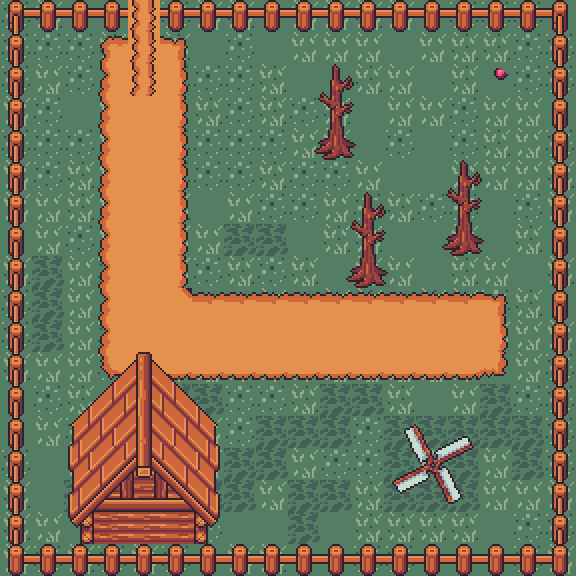

This game map was drawn from its Tiled (.tmx) file and the tilesets committed beside it. A one-line description and the full map source follow:
An orthogonal 18x18 tile map with 32x32 px tiles, 8 tile layers (Floor, Floor_Deco, Collidables, Collidables_Deco, ...).

<map version="1.10" tiledversion="1.10.2" orientation="orthogonal" renderorder="right-down" width="18" height="18" tilewidth="32" tileheight="32" infinite="0" nextlayerid="9" nextobjectid="1">
 <tileset firstgid="1" source="Resources/Farmlands.tsx" />
 <layer id="1" name="Floor" width="18" height="18">
  <data encoding="csv">
1,2,3,3,69,1,4,2,3,4,4,2,4,3,1,1,1,3,
1,1,1,2,69,2,3,1,3,4,4,4,3,4,2,2,1,1,
1,4,1,3,69,1,1,1,2,3,3,2,4,3,2,3,1,1,
4,1,3,2,69,3,2,1,2,1,2,3,4,4,1,4,4,3,
1,1,1,2,69,1,1,1,1,4,4,3,1,3,1,2,4,1,
4,1,2,2,69,1,1,1,2,1,1,4,3,3,4,4,4,2,
4,4,2,4,69,2,3,4,1,1,4,1,2,1,1,3,1,4,
3,4,1,2,69,4,4,6,6,3,2,2,3,3,4,3,2,3,
2,6,4,1,69,4,1,2,1,2,3,4,4,3,2,4,3,2,
1,6,4,3,69,69,3,3,4,3,4,2,3,2,4,1,2,3,
1,6,4,1,69,69,69,69,69,69,69,69,69,69,69,4,4,4,
2,4,4,1,3,1,2,1,1,1,4,4,2,4,1,3,4,1,
3,1,2,3,3,6,6,1,1,2,6,6,2,3,4,6,1,1,
3,4,1,3,6,3,4,1,6,6,6,1,6,6,6,6,6,1,
1,3,4,4,6,6,4,6,6,4,1,1,6,1,6,4,6,1,
2,3,6,1,1,6,6,6,4,6,6,2,6,6,6,4,4,4,
2,4,3,2,3,1,1,3,3,6,3,2,2,2,2,3,1,1,
4,1,2,1,4,1,3,4,2,3,3,1,1,3,3,3,1,4
</data>
 </layer>
 <layer id="2" name="Floor_Deco" width="18" height="18">
  <data encoding="csv">
0,0,0,0,0,0,0,0,0,0,0,0,0,0,0,0,0,0,
0,0,0,36,65,38,0,0,0,0,0,0,0,0,0,0,0,0,
0,0,0,68,65,70,0,0,0,0,0,0,0,0,0,0,0,0,
0,0,0,68,0,70,0,0,0,292,0,294,0,0,0,0,0,0,
0,0,0,68,0,70,0,0,0,324,0,326,0,0,0,0,0,0,
0,0,0,68,0,70,0,0,0,0,0,0,0,0,0,0,0,0,
0,0,0,68,0,70,0,0,0,0,0,0,0,292,0,294,0,0,
0,0,0,68,0,70,0,0,0,0,292,0,294,324,0,326,0,0,
0,0,0,68,0,70,0,0,0,0,324,0,326,0,0,0,0,0,
0,0,0,68,0,71,37,37,37,37,37,37,37,37,37,38,0,0,
0,0,0,68,0,0,0,0,0,0,0,0,0,0,0,70,0,0,
0,0,0,100,101,101,101,101,101,101,101,101,101,101,101,102,0,0,
0,0,0,0,0,0,0,0,0,0,0,0,0,0,0,0,0,0,
0,0,0,0,0,0,0,0,0,0,0,0,305,306,307,0,0,0,
0,0,0,0,0,0,0,0,0,0,0,0,337,0,339,0,0,0,
0,0,0,0,0,0,0,0,0,0,0,0,369,370,371,0,0,0,
0,0,0,0,0,0,0,0,0,0,0,0,0,0,0,0,0,0,
0,0,0,0,0,0,0,0,0,0,0,0,0,0,0,0,0,0
</data>
 </layer>
 <layer id="3" name="Collidables" width="18" height="18">
  <data encoding="csv">
41,44,44,44,0,44,44,44,44,44,44,44,44,44,44,44,44,43,
76,0,0,0,0,0,0,0,0,0,0,0,0,0,0,0,0,76,
76,0,0,0,0,0,0,0,0,0,0,0,0,0,0,0,0,76,
76,0,0,0,0,0,0,0,0,0,0,0,0,0,0,0,0,76,
76,0,0,0,0,0,0,0,0,0,325,0,0,0,0,0,0,76,
76,0,0,0,0,0,0,0,0,0,0,0,0,0,0,0,0,76,
76,0,0,0,0,0,0,0,0,0,0,0,0,0,0,0,0,76,
76,0,0,0,0,0,0,0,0,0,0,0,0,0,325,0,0,76,
76,0,0,0,0,0,0,0,0,0,0,325,0,0,0,0,0,76,
76,0,0,0,0,0,0,0,0,0,0,0,0,0,0,0,0,76,
76,0,0,0,0,0,0,0,0,0,0,0,0,0,0,0,0,76,
76,0,449,0,0,0,0,0,0,0,0,0,0,0,0,0,0,76,
76,0,0,0,0,0,0,0,0,0,0,0,0,0,0,0,0,76,
76,0,513,514,515,516,517,0,0,0,0,0,0,0,0,0,0,76,
76,0,545,546,547,548,549,0,0,0,0,0,0,0,0,0,0,76,
76,0,577,578,579,580,581,0,0,0,0,0,0,0,0,0,0,76,
76,0,609,610,611,612,613,0,0,0,0,0,0,0,0,0,0,76,
105,106,106,106,106,106,106,106,106,106,106,106,106,106,106,106,106,107
</data>
 </layer>
 <layer id="4" name="Collidables_Deco" width="18" height="18">
  <data encoding="csv">
0,0,0,0,0,0,0,0,0,0,0,0,0,0,0,0,0,0,
0,0,0,0,0,0,0,0,0,0,0,0,0,0,0,0,0,0,
0,0,0,0,0,0,0,0,0,0,0,0,0,0,0,0,0,0,
0,0,0,0,0,0,0,0,0,0,0,0,0,0,0,0,0,0,
0,0,0,0,0,0,0,0,0,0,0,0,0,0,0,0,0,0,
0,0,0,0,0,0,0,0,0,0,0,0,0,0,0,0,0,0,
0,0,0,0,0,0,0,0,0,0,0,0,0,0,0,0,0,0,
0,0,0,0,0,0,0,0,0,0,0,0,0,0,0,0,0,0,
0,0,0,0,0,0,0,0,0,0,0,0,0,0,0,0,0,0,
0,0,0,0,0,0,0,0,0,0,0,0,0,0,0,0,0,0,
0,0,0,0,0,0,0,0,0,0,0,0,0,0,0,0,0,0,
0,0,0,0,0,0,0,0,0,0,0,0,0,0,0,0,0,0,
0,0,0,0,0,0,0,0,0,0,0,0,0,0,0,0,0,0,
0,0,0,0,0,0,0,0,0,0,0,0,0,0,0,0,0,0,
0,0,0,0,0,0,0,0,0,0,0,0,0,0,0,0,0,0,
0,0,0,0,0,0,0,0,0,0,0,0,0,0,0,0,0,0,
0,0,0,0,0,0,0,0,0,0,0,0,0,0,0,0,0,0,
0,0,0,0,0,0,0,0,0,0,0,0,0,0,0,0,0,0
</data>
 </layer>
 <layer id="5" name="Items" width="18" height="18">
  <data encoding="csv">
0,0,0,0,0,0,0,0,0,0,0,0,0,0,0,0,0,0,
0,0,0,0,0,0,0,0,0,0,0,0,0,0,0,0,0,0,
0,0,0,0,0,0,0,0,0,0,0,0,0,0,0,417,0,0,
0,0,0,0,0,0,0,0,0,0,0,0,0,0,0,0,0,0,
0,0,0,0,0,0,0,0,0,0,0,0,0,0,0,0,0,0,
0,0,0,0,0,0,0,0,0,0,0,0,0,0,0,0,0,0,
0,0,0,0,0,0,0,0,0,0,0,0,0,0,0,0,0,0,
0,0,0,0,0,0,0,0,0,0,0,0,0,0,0,0,0,0,
0,0,0,0,0,0,0,0,0,0,0,0,0,0,0,0,0,0,
0,0,0,0,0,0,0,0,0,0,0,0,0,0,0,0,0,0,
0,0,0,0,0,0,0,0,0,0,0,0,0,0,0,0,0,0,
0,0,0,0,0,0,0,0,0,0,0,0,0,0,0,0,0,0,
0,0,0,0,0,0,0,0,0,0,0,0,0,0,0,0,0,0,
0,0,0,0,0,0,0,0,0,0,0,0,0,0,0,0,0,0,
0,0,0,0,0,0,0,0,0,0,0,0,0,0,0,0,0,0,
0,0,0,0,0,0,0,0,0,0,0,0,0,0,0,0,0,0,
0,0,0,0,0,0,0,0,0,0,0,0,0,0,0,0,0,0,
0,0,0,0,0,0,0,0,0,0,0,0,0,0,0,0,0,0
</data>
 </layer>
 <layer id="6" name="Portals" width="18" height="18">
  <data encoding="csv">
0,0,0,0,65,0,0,0,0,0,0,0,0,0,0,0,0,0,
0,0,0,0,0,0,0,0,0,0,0,0,0,0,0,0,0,0,
0,0,0,0,0,0,0,0,0,0,0,0,0,0,0,0,0,0,
0,0,0,0,0,0,0,0,0,0,0,0,0,0,0,0,0,0,
0,0,0,0,0,0,0,0,0,0,0,0,0,0,0,0,0,0,
0,0,0,0,0,0,0,0,0,0,0,0,0,0,0,0,0,0,
0,0,0,0,0,0,0,0,0,0,0,0,0,0,0,0,0,0,
0,0,0,0,0,0,0,0,0,0,0,0,0,0,0,0,0,0,
0,0,0,0,0,0,0,0,0,0,0,0,0,0,0,0,0,0,
0,0,0,0,0,0,0,0,0,0,0,0,0,0,0,0,0,0,
0,0,0,0,0,0,0,0,0,0,0,0,0,0,0,0,0,0,
0,0,0,0,0,0,0,0,0,0,0,0,0,0,0,0,0,0,
0,0,0,0,0,0,0,0,0,0,0,0,0,0,0,0,0,0,
0,0,0,0,0,0,0,0,0,0,0,0,0,0,0,0,0,0,
0,0,0,0,0,0,0,0,0,0,0,0,0,338,0,0,0,0,
0,0,0,0,0,0,0,0,0,0,0,0,0,0,0,0,0,0,
0,0,0,0,0,0,0,0,0,0,0,0,0,0,0,0,0,0,
0,0,0,0,0,0,0,0,0,0,0,0,0,0,0,0,0,0
</data>
 </layer>
 <layer id="7" name="Ceiling" width="18" height="18">
  <data encoding="csv">
0,0,0,0,0,0,0,0,0,0,0,0,0,0,0,0,0,0,
0,0,0,0,0,0,0,0,0,0,0,0,0,0,0,0,0,0,
0,0,0,0,0,0,0,0,0,260,261,262,0,0,0,0,0,0,
0,0,0,0,0,0,0,0,0,0,293,0,0,0,0,0,0,0,
0,0,0,0,0,0,0,0,0,0,0,0,0,0,0,0,0,0,
0,0,0,0,0,0,0,0,0,0,0,0,0,260,261,262,0,0,
0,0,0,0,0,0,0,0,0,0,260,261,262,0,293,0,0,0,
0,0,0,0,0,0,0,0,0,0,0,293,0,0,0,0,0,0,
0,0,0,0,0,0,0,0,0,0,0,0,0,0,0,0,0,0,
0,0,0,0,0,0,0,0,0,0,0,0,0,0,0,0,0,0,
0,0,0,0,0,0,0,0,0,0,0,0,0,0,0,0,0,0,
0,0,449,450,451,452,453,0,0,0,0,0,0,0,0,0,0,0,
0,0,481,482,483,484,485,0,0,0,0,0,0,0,0,0,0,0,
0,0,0,0,0,0,0,0,0,0,0,0,0,0,0,0,0,0,
0,0,0,0,0,0,0,0,0,0,0,0,0,0,0,0,0,0,
0,0,0,0,0,0,0,0,0,0,0,0,0,0,0,0,0,0,
0,0,0,0,0,0,0,0,0,0,0,0,0,0,0,0,0,0,
0,0,0,0,0,0,0,0,0,0,0,0,0,0,0,0,0,0
</data>
 </layer>
 <layer id="8" name="Ceiling_Deco" width="18" height="18">
  <data encoding="csv">
0,0,0,0,0,0,0,0,0,0,0,0,0,0,0,0,0,0,
0,0,0,0,0,0,0,0,0,0,0,0,0,0,0,0,0,0,
0,0,0,0,0,0,0,0,0,0,0,0,0,0,0,0,0,0,
0,0,0,0,0,0,0,0,0,0,0,0,0,0,0,0,0,0,
0,0,0,0,0,0,0,0,0,0,0,0,0,0,0,0,0,0,
0,0,0,0,0,0,0,0,0,0,0,0,0,0,0,0,0,0,
0,0,0,0,0,0,0,0,0,0,0,0,0,0,0,0,0,0,
0,0,0,0,0,0,0,0,0,0,0,0,0,0,0,0,0,0,
0,0,0,0,0,0,0,0,0,0,0,0,0,0,0,0,0,0,
0,0,0,0,0,0,0,0,0,0,0,0,0,0,0,0,0,0,
0,0,0,0,0,0,0,0,0,0,0,0,0,0,0,0,0,0,
0,0,0,0,0,0,0,0,0,0,0,0,0,0,0,0,0,0,
0,0,0,0,0,0,0,0,0,0,0,0,0,0,0,0,0,0,
0,0,0,0,0,0,0,0,0,0,0,0,0,0,0,0,0,0,
0,0,0,0,0,0,0,0,0,0,0,0,0,0,0,0,0,0,
0,0,0,0,0,0,0,0,0,0,0,0,0,0,0,0,0,0,
0,0,0,0,0,0,0,0,0,0,0,0,0,0,0,0,0,0,
0,0,0,0,0,0,0,0,0,0,0,0,0,0,0,0,0,0
</data>
 </layer>
</map>
